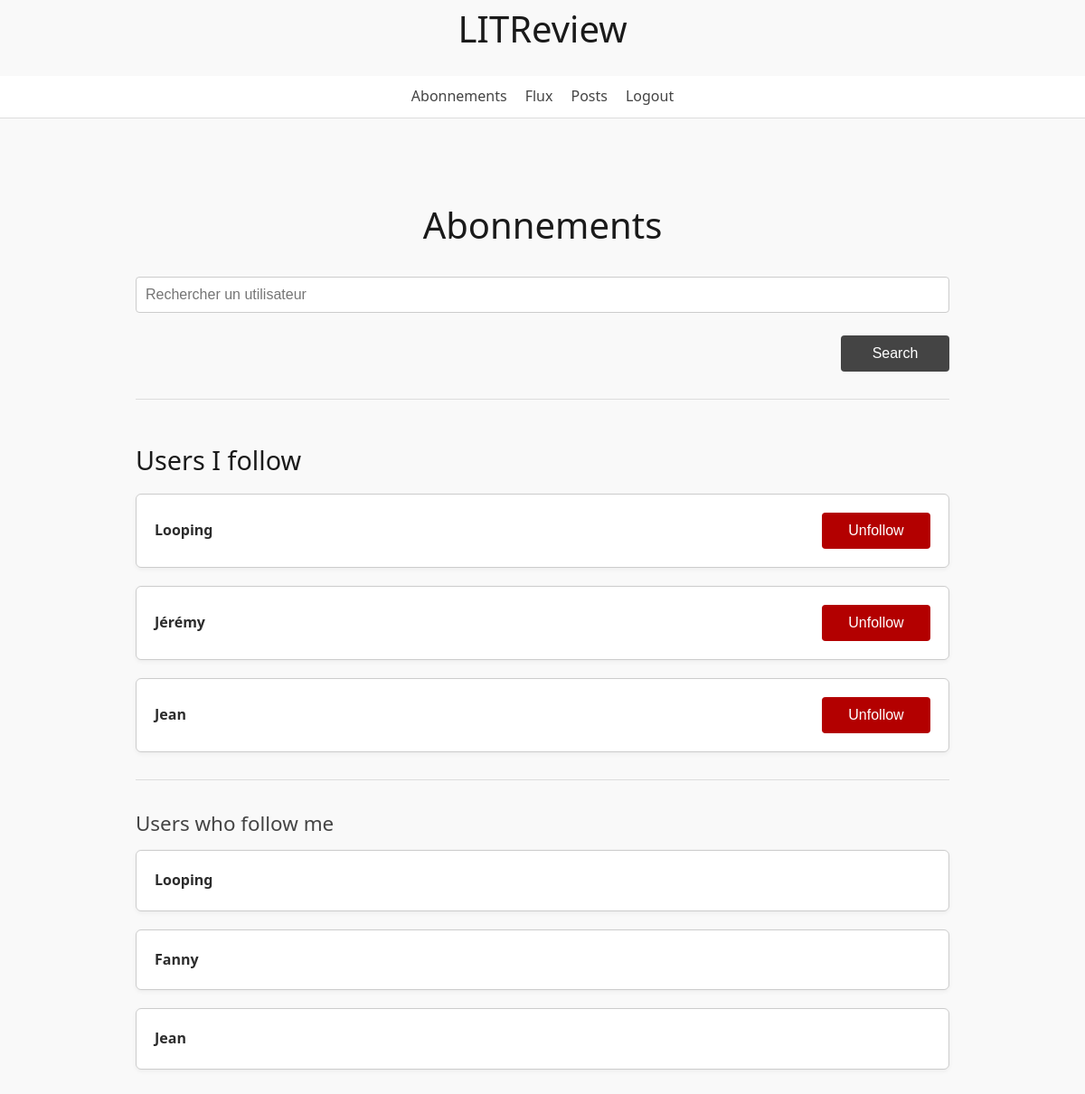
/accounts/subscriptions/ (signed in), run on an earlier commit of the app's database.
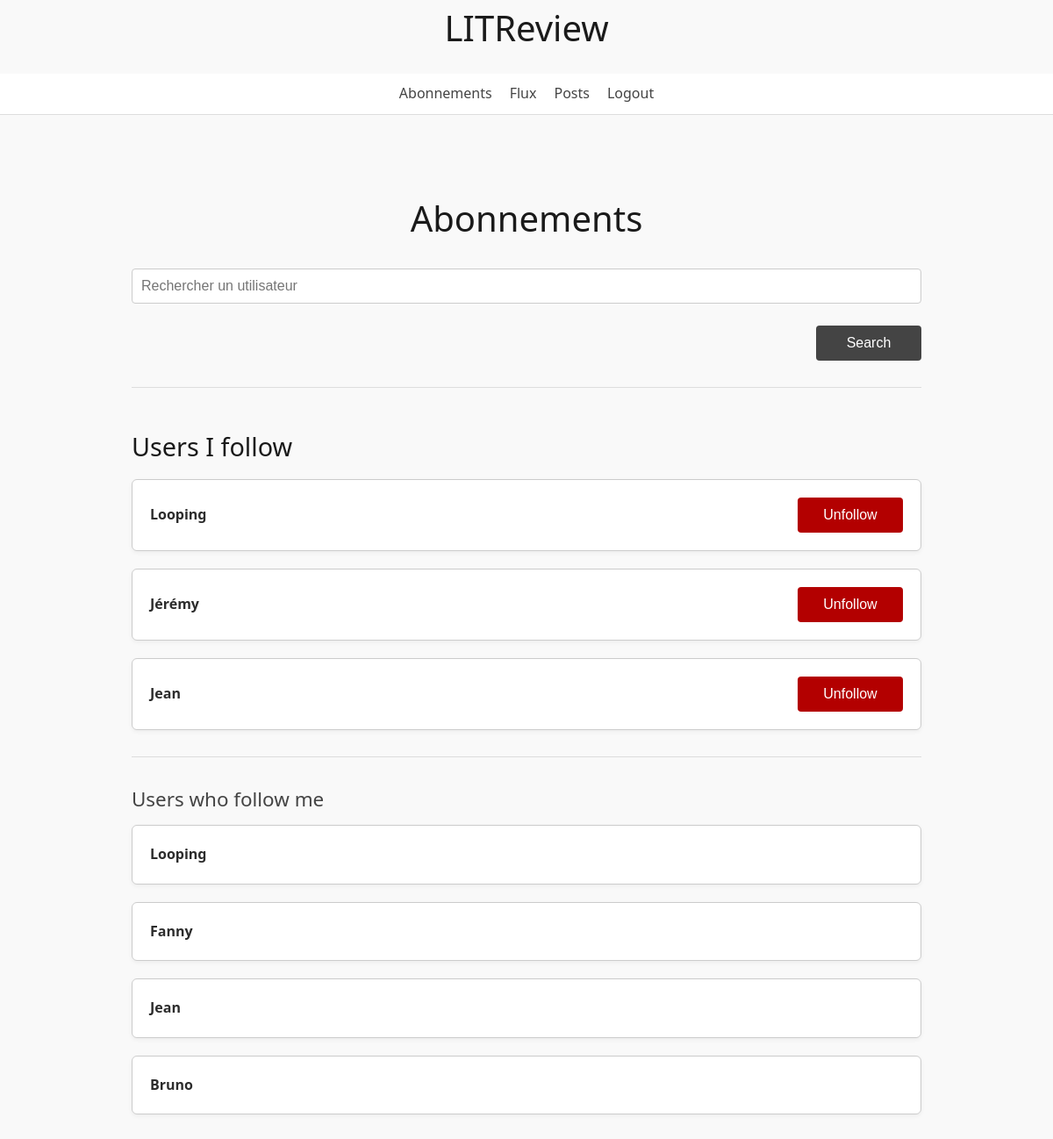
And on a later commit of the database.
### accounts/models.py (models this page shows)
class User(AbstractUser):
    bio = models.TextField(blank=True, null=True)  # Champ texte optionnel, peut être vide ou nul
    pass  # Indique qu'il n'y a pas d'autre ajout pour l'instant

### accounts/views.py (the view)
# urls.py: path("subscriptions/", views.subscriptions_view, name="subscriptions"),
@login_required
def subscriptions_view(request):
    current_user = request.user
    query = request.GET.get("q", "")
    if request.method == "POST":
        if request.POST.get("action") == "unfollow":
            user_id = request.POST.get("user_id")
            user_to_unfollow = get_object_or_404(User, id=user_id)
            UserFollows.objects.filter(user=current_user, followed_user=user_to_unfollow).delete()
            return redirect("subscriptions")
        else:
            form = FollowUserForm(request.POST)
            if form.is_valid():
                user_to_follow = form.cleaned_data["username"]
                if user_to_follow != current_user:
                    UserFollows.objects.get_or_create(user=current_user, followed_user=user_to_follow)
                return redirect("subscriptions")
    else:
        form = FollowUserForm()
    search_results = []
    if query:
        search_results = User.objects.filter(username__icontains=query).exclude(id=current_user.id)
    following_relations = UserFollows.objects.filter(user=current_user)
    following = [relation.followed_user for relation in following_relations]
    followers_relations = UserFollows.objects.filter(followed_user=current_user)
    followers = [relation.user for relation in followers_relations]
    context = {
        "form": form,
        "following": following,
        "followers": followers,
        "search_results": search_results,
        "query": query,
    }
    return render(request, "accounts/subscriptions.html", context)

### accounts/forms.py (shortened to what this page needs)
class FollowUserForm(forms.Form):
    username = forms.CharField(label="Nom d'utilisateur à suivre", max_length=150)

### accounts/templates/accounts/subscriptions.html (shortened to what this page needs)
{% extends 'base_feed.html' %}
{% block content %}
<main>
<h1>Abonnements</h1>
<form method="get" action="{% url 'subscriptions' %}">
    <input type="text" name="q" placeholder="Rechercher un utilisateur" value="{{ query|default:'' }}">
    <div class="actions-right">
        <button type="submit" class="button">Search</button>
    </div>
</form>
<hr>
<h2>Users I follow</h2>
{% if following %}
    {% for user in following %}
        <div class="ticket follow-item">
            <div class="user-name">
                <strong>{{ user.username }}</strong>
            </div>
            <form method="post" action="{% url 'subscriptions' %}">
                <button class="button delete-button" type="submit" >Unfollow</button>
            </form>
        </div>
    {% endfor %}
{% else %}
    <p>You're not following anyone.</p>
{% endif %}
<hr>
<h3>Users who follow me</h3>
{% if followers %}
    {% for user in followers %}
        <div class="ticket">
            <strong>{{ user.username }}</strong>
        </div>
    {% endfor %}
{% else %}
    <p>No user is following you.</p>
{% endif %}
</main>
{% endblock %}

What changed in the data, as far as the page shows it:
added User: username "Bruno", shown under "Users who follow me"
